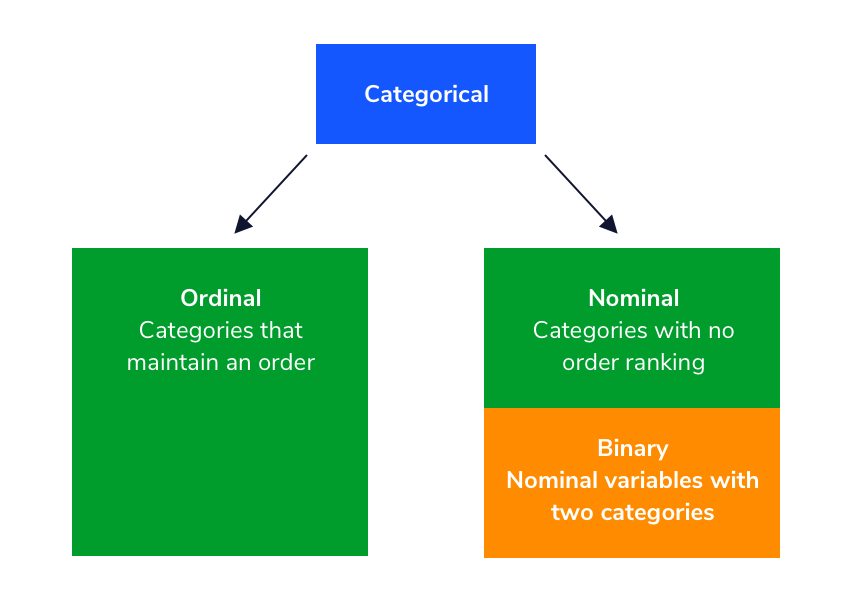
#> input picture notebooks/images/Intro_to_variable_types_3.webp, 850 x 602 px, found by its file name
$ jupyter execute --allow-errors Data_Preprocessing.ipynb
#> lines starting #> are read from the running program, lines starting #| are printed output that depends on the picture
###                                                       **Data Preprocessing** 📉🧹🗂️🔄

Is like getting "your ingredients ready before cooking" 🍳 It’s the process of cleaning, organizing, and transforming raw data to make it ready for

analysis or machine learning models.

**Why is it important?**

Imagine trying to bake a cake with dirty, mismatched ingredients 💩🍰

it's not going to work! ❌

- **Real-world data is messy:** It may have missing, incorrect, or inconsistent values.

- **Models need clean input:** Machine learning algorithms perform better with well-prepared data.

- **Ensures fairness:** Removes biases or errors in the dataset.

💡By preprocessing, we make sure our data is accurate, consistent, and suitable for producing reliable results. 🎂✅

**Exciting News !** 🎉

Our dataset is in great shape:

- **No missing values** 🚫🕳️: Every piece of data is present and accounted for!

- **No duplicates** 🚫🔁: No extra baggage to slow us down.

Ready for smooth preprocessing and analysis! 🚀📊

[cell 1]
import pandas as pd  # type: ignore
from PIL import Image # type: ignore

#> (a cell that did not finish here is left out)

Our data is currently a sprawling mansion (15420 rows, 33 columns) 🏰

Time to renovate and downsize it into a cozy apartment =less clutter, more value!*🏠✨ -->

### **Transform the Categorical Values**

[cell 3]
image_path = r"C:\Users\MSI\Fraud detction MLops Project\notebooks\images\Intro_to_variable_types_3.webp"
image = Image.open(image_path)
#> image is the input picture: PIL image 850x602 RGB; mean R, G, B 178, 212.4, 178.6
new_width = 600
aspect_ratio = image.height / image.width
#> aspect_ratio = 0.708
new_height = int(new_width * aspect_ratio)
#> new_height = 424
resized_image = image.resize((new_width, new_height))
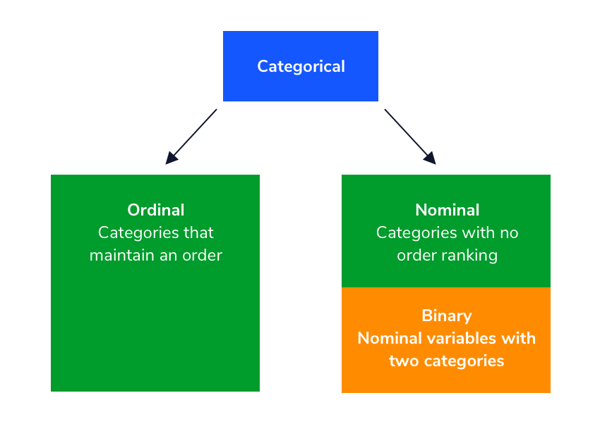
#> resized_image: PIL image 600x424 RGB; mean R, G, B 178, 212.3, 178.6

resized_image


$ run again, with notebooks/images/AgeOfVehicle.png saved as notebooks/images/Intro_to_variable_types_3.webp
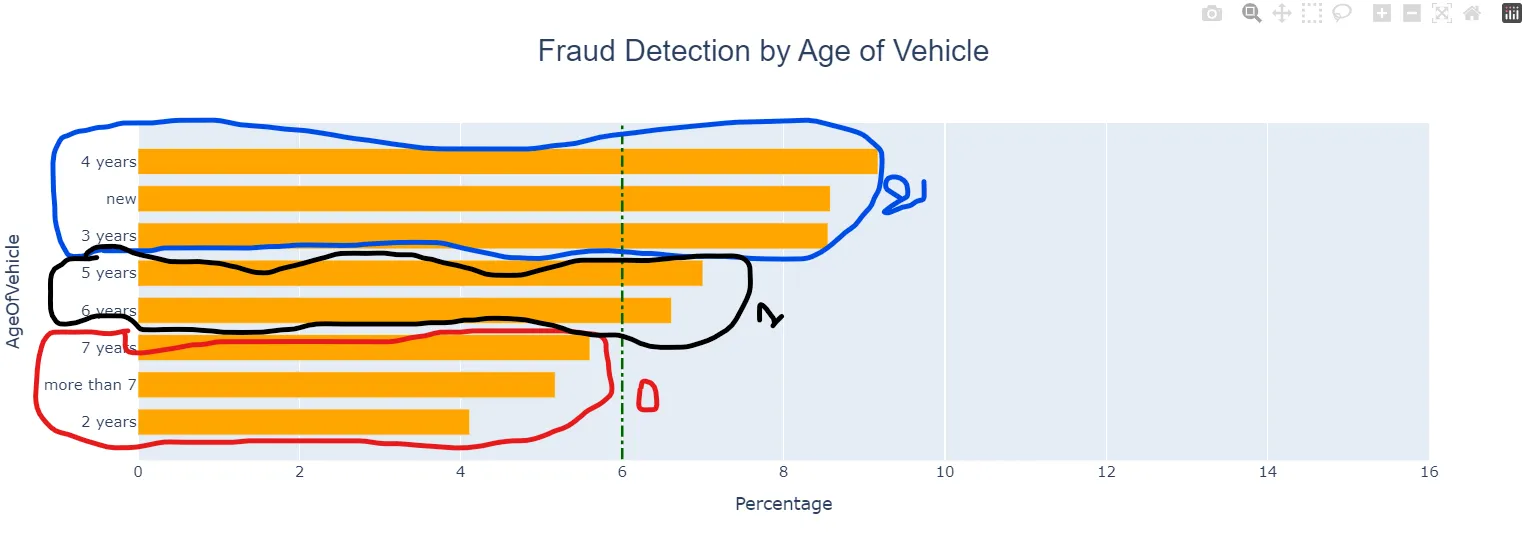
#> input picture notebooks/images/AgeOfVehicle.png, 1523 x 556 px, found by its file name
#> image is the input picture: PIL image 1523x556 RGB; mean R, G, B 238.4, 229.8, 213.6
#> `resized_image = image.resize((new_width, new_height))`:
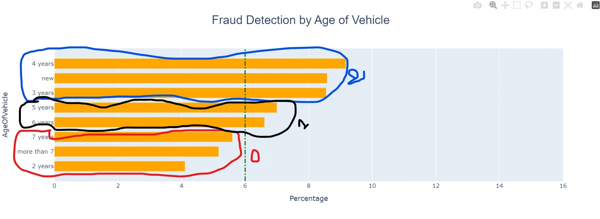
#> resized_image: PIL image 600x219 RGB; mean R, G, B 238.4, 229.7, 213.7
